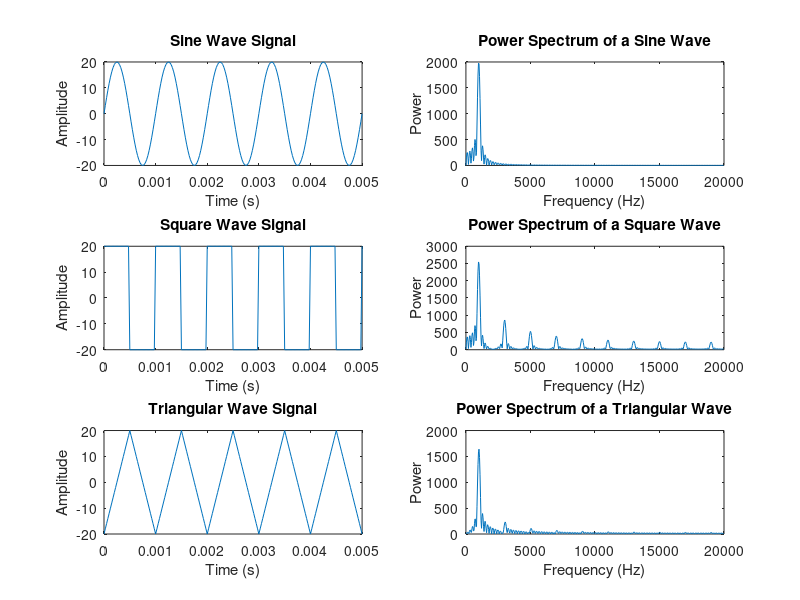

Reproduce this figure in MATLAB.
f = 1000;
fs = f * 40;
nCyl = 5;
A = 20;

t = 0:1/fs:nCyl*1/f;

sine_wave = A * sin(2 * pi * f * t);
square_wave = A * square(2 * pi * f * t);
triangular_wave = A * sawtooth(2 * pi * f * t, 0.5);

nfft = 1024;
f_vector = (0:nfft/2-1) * fs / nfft;

X_sine = fft(sine_wave, nfft);
X_sine = X_sine(1:nfft/2);
mx_sine = abs(X_sine);

X_square = fft(square_wave, nfft);
X_square = X_square(1:nfft/2);
mx_square = abs(X_square);

X_triangular = fft(triangular_wave, nfft);
X_triangular = X_triangular(1:nfft/2);
mx_triangular = abs(X_triangular);

figure;

subplot(3, 2, 1);
plot(t, sine_wave);
title('Sine Wave Signal');
xlabel('Time (s)');
ylabel('Amplitude');

subplot(3, 2, 2);
plot(f_vector, mx_sine);
title('Power Spectrum of a Sine Wave');
xlabel('Frequency (Hz)');
ylabel('Power');

subplot(3, 2, 3);
plot(t, square_wave);
title('Square Wave Signal');
xlabel('Time (s)');
ylabel('Amplitude');

subplot(3, 2, 4);
plot(f_vector, mx_square);
title('Power Spectrum of a Square Wave');
xlabel('Frequency (Hz)');
ylabel('Power');

subplot(3, 2, 5);
plot(t, triangular_wave);
title('Triangular Wave Signal');
xlabel('Time (s)');
ylabel('Amplitude');

subplot(3, 2, 6);
plot(f_vector, mx_triangular);
title('Power Spectrum of a Triangular Wave');
xlabel('Frequency (Hz)');
ylabel('Power');
